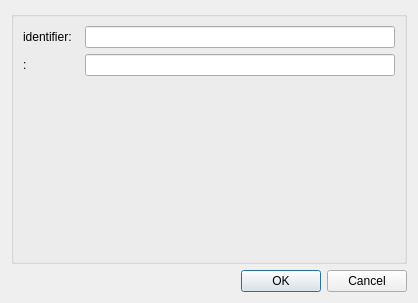
<?xml version="1.0" encoding="UTF-8"?>
<ui version="4.0">
 <class>ConfigureDialog</class>
 <widget class="QDialog" name="Dialog">
  <property name="geometry">
   <rect>
    <x>0</x>
    <y>0</y>
    <width>418</width>
    <height>303</height>
   </rect>
  </property>
  <property name="windowTitle">
   <string>ConfigureDialog</string>
  </property>
  <layout class="QGridLayout" name="gridLayout">
   <item row="0" column="0">
    <widget class="QGroupBox" name="configGroupBox">
     <property name="title">
      <string/>
     </property>
     <layout class="QFormLayout" name="formLayout">
      <item row="0" column="0">
       <widget class="QLabel" name="label0">
        <property name="text">
         <string>identifier:  </string>
        </property>
       </widget>
      </item>
      <item row="0" column="1">
       <widget class="QLineEdit" name="lineEdit0"/>
      </item>

      <item row="1" column="0">
       <widget class="QLabel" name="label1">
        <property name="text">
         <string>:  </string>
        </property>
       </widget>
      </item>
      <item row="1" column="1">
       <widget class="QLineEdit" name="lineEdit1"/>
      </item>
     </layout>
    </widget>
   </item>
   <item row="1" column="0">
    <widget class="QDialogButtonBox" name="buttonBox">
     <property name="orientation">
      <enum>Qt::Horizontal</enum>
     </property>
     <property name="standardButtons">
      <set>QDialogButtonBox::Cancel|QDialogButtonBox::Ok</set>
     </property>
    </widget>
   </item>
  </layout>
 </widget>
 <resources/>
 <connections>
  <connection>
   <sender>buttonBox</sender>
   <signal>accepted()</signal>
   <receiver>ConfigureDialog</receiver>
   <slot>accept()</slot>
   <hints>
    <hint type="sourcelabel">
     <x>248</x>
     <y>254</y>
    </hint>
    <hint type="destinationlabel">
     <x>157</x>
     <y>274</y>
    </hint>
   </hints>
  </connection>
  <connection>
   <sender>buttonBox</sender>
   <signal>rejected()</signal>
   <receiver>ConfigureDialog</receiver>
   <slot>reject()</slot>
   <hints>
    <hint type="sourcelabel">
     <x>316</x>
     <y>260</y>
    </hint>
    <hint type="destinationlabel">
     <x>286</x>
     <y>274</y>
    </hint>
   </hints>
  </connection>
 </connections>
</ui>
